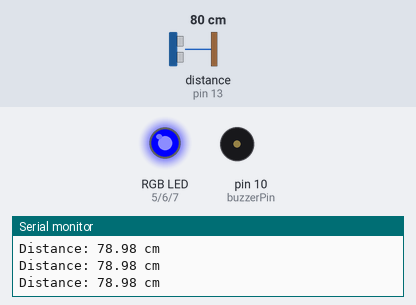
Simulated run of this program. Board: Arduino Uno, built with avr-gcc and run on an emulated ATmega328P. On the bench: an RGB LED mixed from three pins (HIGH = lit), buzzer (waves = sounding, pin HIGH), the last lines printed to the serial monitor. Wiring (inferred from the names in the program): ultrasonic range finder: trigger pin 12; echo pin 13. The test bench sets the inputs (shaded band); at power-on: distance to the obstacle (sensor on pin 13) 80 cm. The echo pulse lasts 58.3 µs per cm; dim RGB values are drawn brighter than linear; pins used as bus, display or sensor lines are not drawn.

Above: at 1.2 s.
1.3 s: distance to the obstacle (sensor on pin 13) set to 43 cm
2.8 s: distance to the obstacle (sensor on pin 13) set to 37 cm
At 3.5 s:
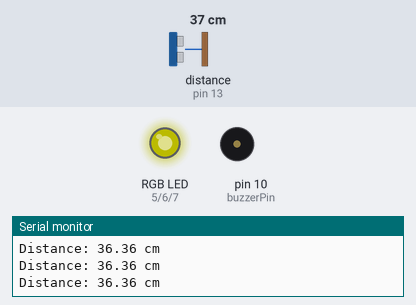
4.3 s: distance to the obstacle (sensor on pin 13) set to 23 cm
7.3 s: distance to the obstacle (sensor on pin 13) set to 19 cm
At 7.9 s:
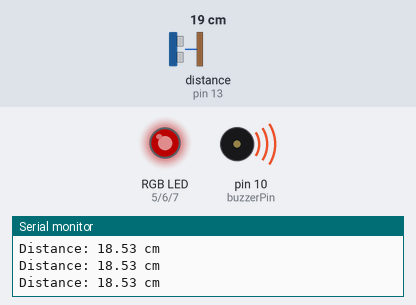
8.8 s: distance to the obstacle (sensor on pin 13) set to 60 cm
At 9.7 s:
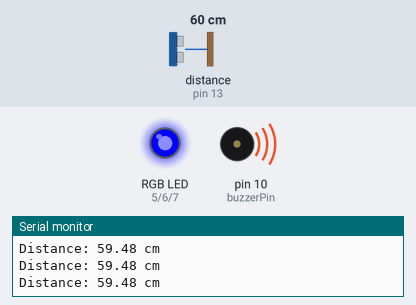
10.3 s: distance to the obstacle (sensor on pin 13) set to 18 cm
At 10.7 s:
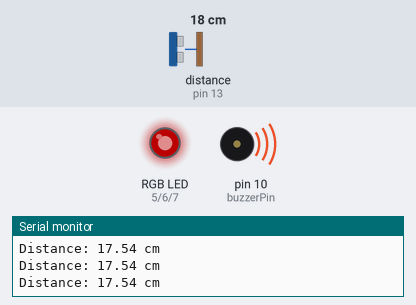
Timing chart, 0 to 13.3 s (numbered marks = the images above; inputs shaded):
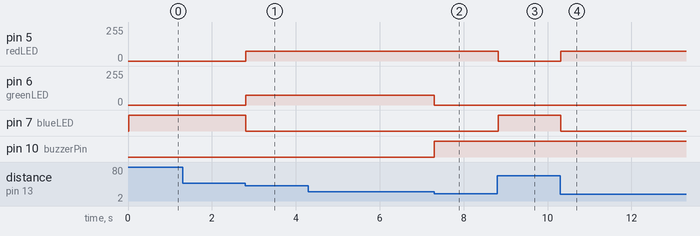

Measured:
- the behaviour switches between 41 and 40 cm on distance to the obstacle (sensor on pin 13) (found by bisection; images 0 and 1)
- the behaviour switches between 21 and 20 cm on distance to the obstacle (sensor on pin 13) (found by bisection; images 1 and 2)
- after the input at 2.8 s, pin 5 (redLED), pin 6 (greenLED): 0/255 → 75/255 at once; pin 7 (blueLED): HIGH → LOW at once
- after the input at 7.3 s, pin 6 (greenLED): 75/255 → 0/255 at once; pin 10 (buzzerPin): LOW → HIGH at once
- after the input at 8.8 s, pin 5 (redLED): 75/255 → 0/255 at once; pin 7 (blueLED): LOW → HIGH at once
- after the input at 10.3 s, pin 5 (redLED): 0/255 → 75/255 at once; pin 7 (blueLED): HIGH → LOW at once

The program:

main.cpp
```cpp
#include <Arduino.h>

int redLED = 5;
int greenLED = 6;
int blueLED = 7;

int trigPin = 12;
int echoPin = 13;

int buzzerPin = 10;

long duration;
float distance;

void setup() {
  Serial.begin(9600);

  pinMode(redLED, OUTPUT);
  pinMode(greenLED, OUTPUT);
  pinMode(blueLED, OUTPUT);

  pinMode(trigPin, OUTPUT);
  pinMode(echoPin, INPUT);

  pinMode(buzzerPin, OUTPUT);

}

void loop() {
  // Set trigpin to low
  digitalWrite(trigPin, LOW);
  delay(10);

  // Enable soundwaves then disable after a period of time
  digitalWrite(trigPin, HIGH);
  delayMicroseconds(10);
  digitalWrite(trigPin, LOW);

  duration = pulseIn(echoPin, HIGH);
  distance = (duration*0.017);

  if (distance <= 20){
    analogWrite(redLED, 75);
    analogWrite(greenLED, 0);
    analogWrite(blueLED, 0);
    digitalWrite(buzzerPin, HIGH);
  } else if (distance >= 20.01 && distance <= 40){
    analogWrite(redLED, 75);
    analogWrite(greenLED, 75);
    analogWrite(blueLED, 0);
    digitalWrite(buzzerPin, LOW);
  } else {
    analogWrite(redLED, 0);
    analogWrite(greenLED, 0);
    analogWrite(blueLED, 255);
  }

  Serial.print("Distance: ");
  Serial.print(distance);
  Serial.println(" cm");
}
```
